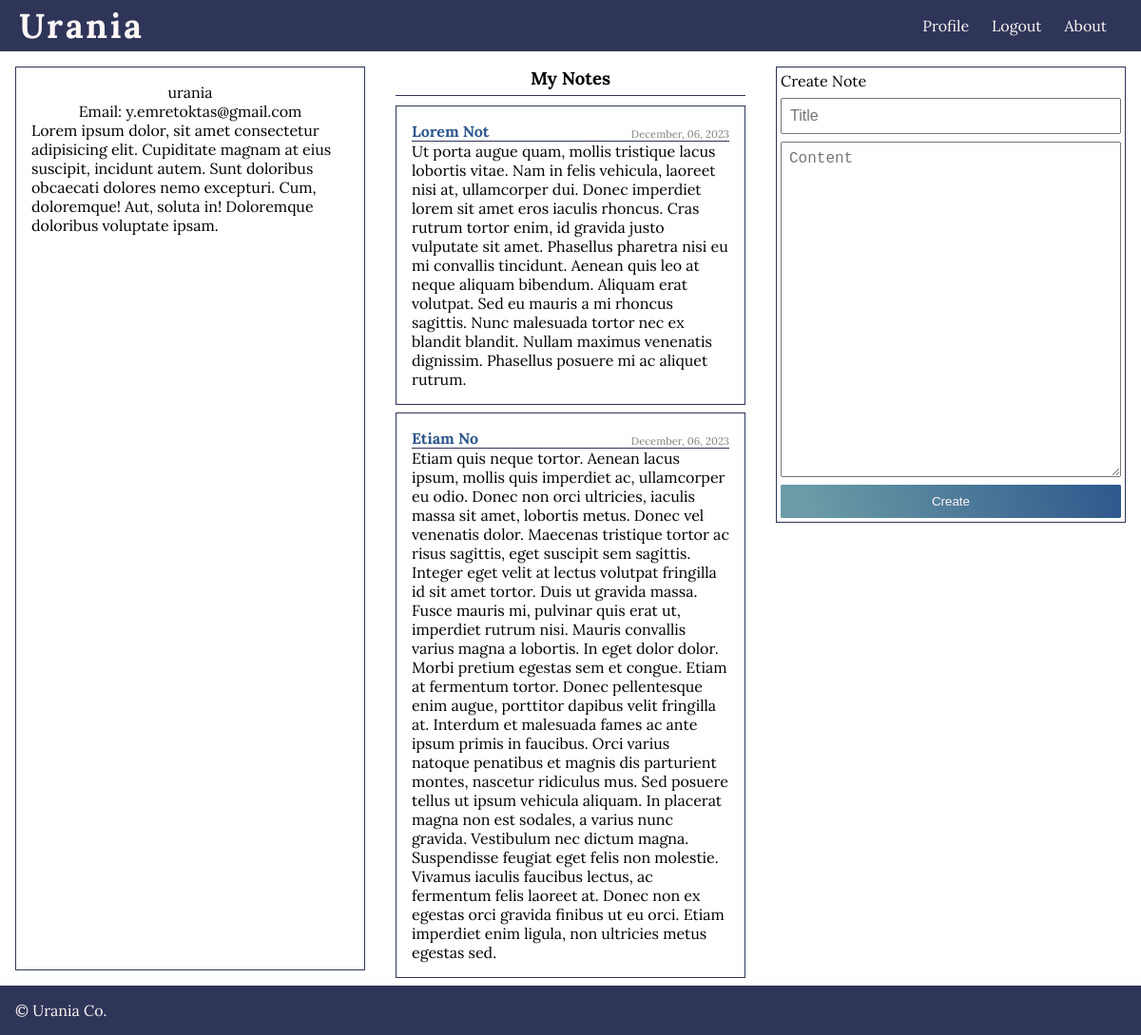
/user/profile/ (signed in), run on an earlier commit of the app's database.
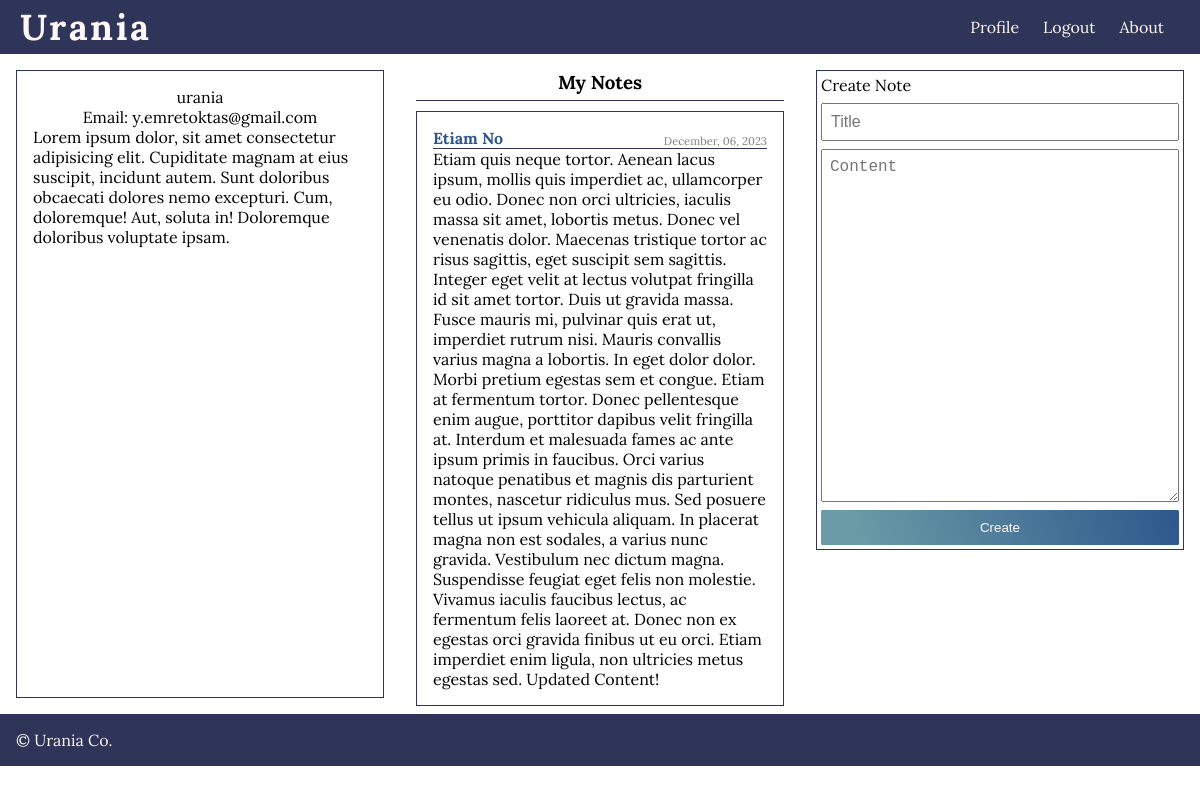
And on a later commit of the database.
### notes/models.py (models this page shows, shortened)
class Note(models.Model):
    title = models.CharField(max_length=100)
    content = models.TextField(max_length=3000)
    date_posted = models.DateTimeField(auto_now_add=True)
    user_id = models.ForeignKey(User, on_delete=models.CASCADE)

### user/views.py (the view)
# urls.py: path('profile/', views.profile, name='profile'),
def profile(request):
    if not request.user.is_authenticated:
        messages.warning(request, 'You are not logged in!')
        return redirect('login')
    notes = Note.objects.filter(user_id=request.user)
    if request.method == 'POST':
        form = CreateNoteForm(request.POST)
        if form.is_valid():
            title = form.cleaned_data.get('title')
            content = form.cleaned_data.get('content')
            Note.objects.create(
                title=title, content=content, user_id=request.user)
            messages.success(request, 'You created a note.')
            return redirect('profile')
        else:
            messages.error(request, 'Invalid note')
    else:
        form = CreateNoteForm()
    return render(request, 'user/profile.html', {'notes': notes, 'form': form})

### notes/forms.py
class CreateNoteForm(forms.Form):
    title = forms.CharField(max_length=100,
                            widget=forms.TextInput(attrs={'placeholder': 'Title', 'class': 'note-form__title'}))
    content = forms.CharField(max_length=3000,
                              widget=forms.Textarea(attrs={'placeholder': 'Content', 'class': 'note-form__content'}))

### user/templates/user/profile.html
{% extends 'core/base.html' %} {% block content%}
<main class="profile">
  <div class="profile__user">
    {% if user.is_authenticated %}
    <figure>
      <figcaption>{{ user.username }}</figcaption>
    </figure>
    <p>Email: {{ user.email }}</p>
    {% endif %} Lorem ipsum dolor, sit amet consectetur adipisicing elit.
    Cupiditate magnam at eius suscipit, incidunt autem. Sunt doloribus obcaecati
    dolores nemo excepturi. Cum, doloremque! Aut, soluta in! Doloremque
    doloribus voluptate ipsam.
  </div>
  <div>
    <h3 class="notes-title text-center">My Notes</h3>
    {% for note in notes %}
    <div class="note-card">
      <div class="note-card__head">
        <h4>
          <a class="note-card__link" href="{% url 'note' note.id %}"
            >{{ note.title }}</a
          >
        </h4>
        <p class="note-card__date">{{ note.date_posted|date:"F, d, Y" }}</p>
      </div>
      <p>{{ note.content }}</p>
    </div>
    {% endfor %}
  </div>
  <div class="create-post">
    <form class="note-form" method="post" action="{% url 'profile' %}">
      <legend>Create Note</legend>
      {% csrf_token %} {{ form.title }} {{ form.content }}
      <button class="button" type="submit">Create</button>
    </form>
  </div>
</main>
{% endblock %}

What changed in the data, as far as the page shows it:
removed Note: title "Lorem Not", date_posted "December, 06, 2023", content "Ut porta augue quam, mollis tristique lacus lobortis vitae. Nam in felis vehicula, laoreet nisi at, ullamcorper dui. Donec imperdiet lorem sit amet eros iaculis rhoncus. Cras rutrum tortor enim, id gravida justo vulputate sit amet. Phasellus pharetra nisi eu mi convallis tincidunt. Aenean quis leo at neque aliquam bibendum. Aliquam erat volutpat. Sed eu mauris a mi rhoncus sagittis. Nunc malesuada tortor nec ex blandit blandit. Nullam maximus venenatis dignissim. Phasellus posuere mi ac aliquet rutrum."
changed Note "Etiam No": content "…ultricies metus egestas sed." → "…ultricies metus egestas sed. Updated Content!"
